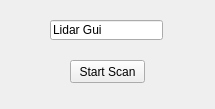
<?xml version="1.0" encoding="UTF-8"?>
<ui version="4.0">
 <class>LidarWindow</class>
 <widget class="QMainWindow" name="LidarWindow">
  <property name="geometry">
   <rect>
    <x>0</x>
    <y>0</y>
    <width>215</width>
    <height>109</height>
   </rect>
  </property>
  <property name="windowTitle">
   <string>MainWindow</string>
  </property>
  <widget class="QWidget" name="centralwidget">
   <widget class="QPushButton" name="startLidar">
    <property name="geometry">
     <rect>
      <x>70</x>
      <y>60</y>
      <width>75</width>
      <height>23</height>
     </rect>
    </property>
    <property name="text">
     <string>Start Scan</string>
    </property>
   </widget>
   <widget class="QLineEdit" name="lineEdit">
    <property name="geometry">
     <rect>
      <x>50</x>
      <y>20</y>
      <width>113</width>
      <height>20</height>
     </rect>
    </property>
    <property name="text">
     <string>Lidar Gui</string>
    </property>
   </widget>
  </widget>
 </widget>
 <resources/>
 <connections/>
</ui>
